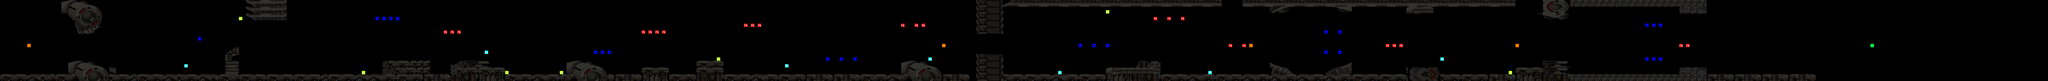

The image is a tile-based game level rendered from a .tmx file. Its description and source (layers, tilesets, objects; grid data summarised) follow:
An orthogonal 300x12 tile map with 32x32 px tiles, 2 tile layers (Map, Enemies), 2 tilesets.

<map version="1.5" tiledversion="1.7.2" orientation="orthogonal" renderorder="right-down" width="300" height="12" tilewidth="32" tileheight="32" infinite="0" nextlayerid="5" nextobjectid="8">
 <editorsettings>
  <export target="../2/Map.csv" format="csv" />
 </editorsettings>
 <tileset firstgid="1" name="tilemapline32level1" tilewidth="32" tileheight="32" tilecount="336" columns="336">
  <image source="../../assets/tilemapline32level1.png" width="10752" height="32" />
 </tileset>
 <tileset firstgid="337" source="ObjectTypes.tsx" />
 <layer id="1" name="Map" width="300" height="12" locked="1" opacity="0.2">
  <data>[3600 cells, 585 non-empty, 106 distinct tile ids]</data>
 </layer>
 <layer id="3" name="Enemies" width="300" height="12">
  <data>[3600 cells, 66 non-empty, 6 distinct tile ids]</data>
 </layer>
</map>